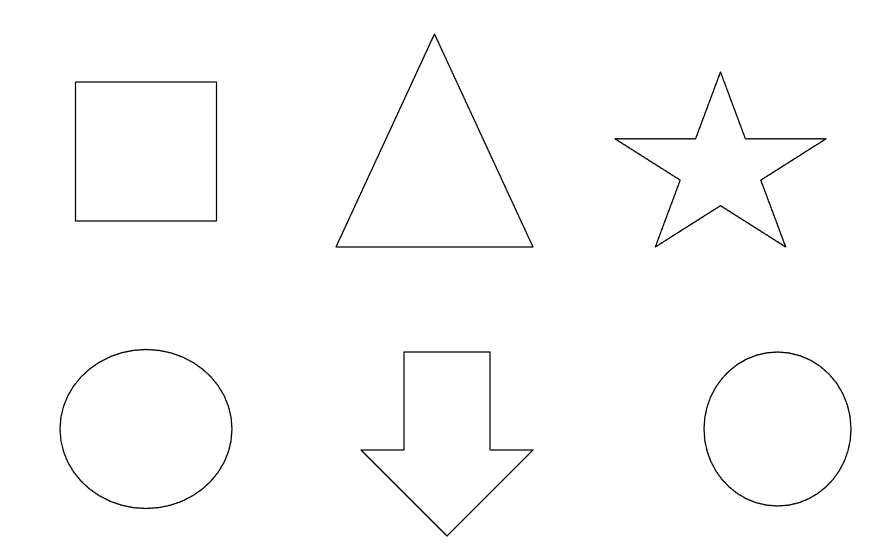
//> input picture opencvTest/useImage/polygon.png, 889 x 560 px
$ ./main   (built with g++ and OpenCV 4)
//> lines starting //> are read from the running program, lines starting //| are printed output that depends on the picture; after the words box and inside, x2 and y2 are one past the last pixel; in counts of white or black regions, pixels touching at a corner belong together
#include <opencv2/opencv.hpp>
#include <iostream>

int main() {
    // 이미지 읽기
    cv::Mat src = cv::imread("../../useImage/polygon.png");
//> src is the input picture: 560 rows x 889 cols, CV_8UC3; min 0, max 255, mean 252.6
    if (src.empty()) {
        std::cerr << "Image load failed!" << std::endl;
        return -1;
    }

    // 그레이스케일로 변환
    cv::Mat gray;
    cv::cvtColor(src, gray, cv::COLOR_BGR2GRAY);

    // 이진화 (Binary Thresholding)
    cv::Mat binary;
    cv::threshold(gray, binary, 127, 255, cv::THRESH_BINARY_INV);
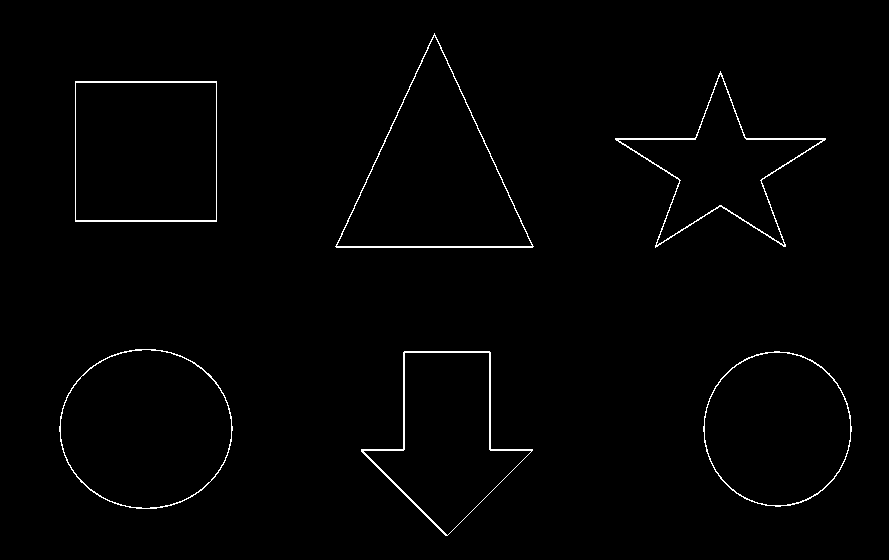
//> binary: 560 rows x 889 cols, CV_8UC1; 1.1% white in thin lines or dots, all inside (x1, y1, x2, y2) = (59, 33, 852, 536)

    // 외곽선 찾기 (Find contours)
    std::vector<std::vector<cv::Point>> contours;
    cv::findContours(binary, contours, cv::RETR_EXTERNAL, cv::CHAIN_APPROX_SIMPLE);
//> contours = 6 contours; box (x1, y1, x2, y2) and area: (59, 349, 233, 509) 21547, (335, 33, 534, 248) 21191, (75, 81, 217, 222) 19740, (703, 351, 852, 507) 17848, (361, 351, 533, 536) 16092, (615, 71, 826, 248) 12276

    // 외곽선 근사화 및 다각형 판별
    for (size_t i = 0; i < contours.size(); i++) {
        std::vector<cv::Point> approx;
        double epsilon = 0.04 * cv::arcLength(contours[i], true); // 근사화 정확도 조정
        cv::approxPolyDP(contours[i], approx, epsilon, true);

        // 작은 객체 또는 비볼록 객체 제외
        if (std::fabs(cv::contourArea(contours[i])) < 100 || !cv::isContourConvex(approx)) {
            continue;
        }

        // 다각형 판별
        if (approx.size() == 3) {
            cv::putText(src, "Triangle", approx[0], cv::FONT_HERSHEY_SIMPLEX, 0.6, cv::Scalar(0, 255, 0), 2);
        }
        else if (approx.size() == 4) {
            // 사각형 판별: 사각형은 직사각형 또는 정사각형일 수 있음
            double aspectRatio = std::fabs(cv::boundingRect(approx).width / (double)cv::boundingRect(approx).height);
            if (aspectRatio > 0.9 && aspectRatio < 1.1) {
                cv::putText(src, "Square", approx[0], cv::FONT_HERSHEY_SIMPLEX, 0.6, cv::Scalar(255, 0, 0), 2);
            }
            else {
                cv::putText(src, "Rectangle", approx[0], cv::FONT_HERSHEY_SIMPLEX, 0.6, cv::Scalar(255, 0, 0), 2);
            }
        }
        else {
            // 원 판별: 근사화 후의 다각형이 6개 이상의 꼭지점을 가지면 원에 가까움
            double area = cv::contourArea(contours[i]);
            cv::Rect boundingRect = cv::boundingRect(contours[i]);
            int radius = boundingRect.width / 2;

            if (std::fabs(1 - ((double)boundingRect.width / boundingRect.height)) <= 0.2 &&
                std::fabs(1 - (area / (CV_PI * std::pow(radius, 2)))) <= 0.2) {
                cv::putText(src, "Circle", approx[0], cv::FONT_HERSHEY_SIMPLEX, 0.6, cv::Scalar(0, 0, 255), 2);
            }
        }

        // 외곽선 그리기
        cv::drawContours(src, std::vector<std::vector<cv::Point>>{approx}, -1, cv::Scalar(0, 255, 255), 2);
    }
//> this loop made 6 passes
//> (epsilon, area, boundingRect, radius) on passes 1, 3: (20.05, 17847.5, Rect(703, 351, 149, 156), 74), (22.01, 21547, Rect(59, 349, 174, 160), 87)
//> (epsilon, approx, aspectRatio) on pass 4: (22.48, 4 Points (x, y): [75, 81], [75, 221], [216, 221], [216, 81], 1.01)
//> pass 1, `cv::putText(src, "Circle", approx[0], cv::FONT_HERSHEY_SIMPLEX, 0.6, c..`:
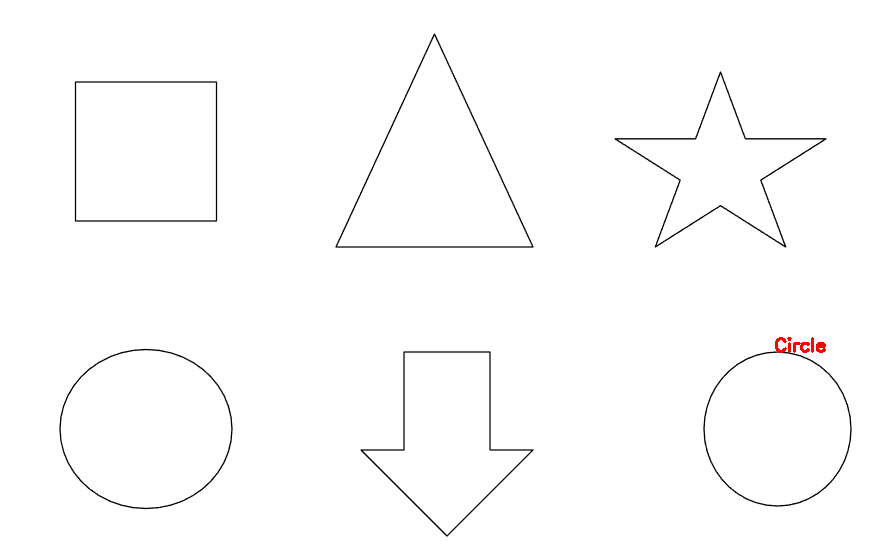
//> src: 560 rows x 889 cols, CV_8UC3; 0.08% of pixels changed, all inside (x1, y1, x2, y2) = (775, 337, 826, 353)
//> pass 3, `cv::putText(src, "Circle", approx[0], cv::FONT_HERSHEY_SIMPLEX, 0.6, c..`:
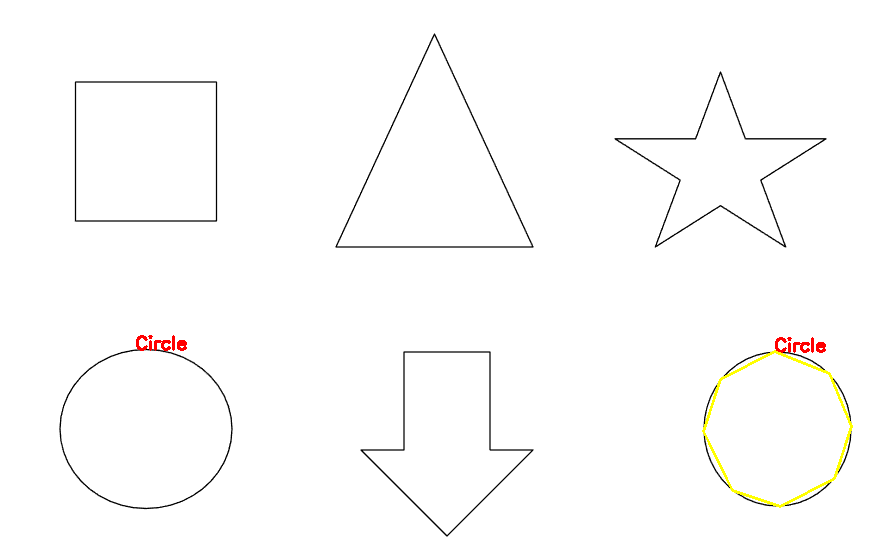
//> src: 560 rows x 889 cols, CV_8UC3; 0.33% of pixels changed, all inside (x1, y1, x2, y2) = (136, 335, 853, 508)
//> after the loop:
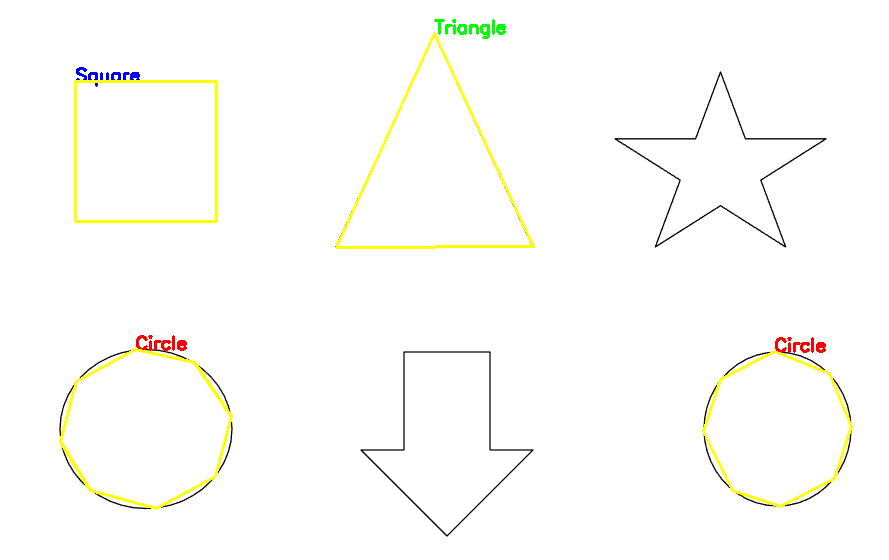
//> src: 560 rows x 889 cols, CV_8UC3; 1.18% of pixels changed, all inside (x1, y1, x2, y2) = (59, 19, 535, 510)

    // 결과 이미지 출력
    cv::imshow("Result", src);
    cv::waitKey(0);
    cv::destroyAllWindows();

    return 0;
}
